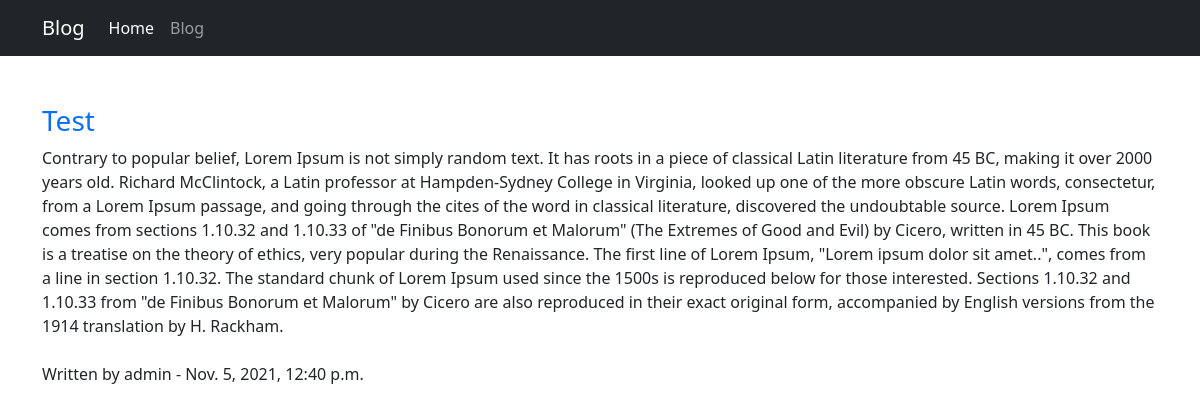
Page /blog/test on the committed database.
### blog/models.py (models this page shows, shortened)
class Post (models.Model):
    class NewManager(models.Manager):
        def get_queryset(self):
            return super().get_queryset().filter(status='published')
    options = (
        ('draft', 'Draft'),
        ('published', 'Published')
    )
    title = models.CharField(max_length=250)
    slug = models.SlugField(max_length=250, unique_for_date='publish')
    publish = models.DateTimeField(default=timezone.now)
    author = models.ForeignKey(User, on_delete=models.CASCADE, related_name='blog_posts')
    content = models.TextField()
    status = models.CharField(max_length=10, choices=options, default='draft')
    objects = models.Manager()
    newManager = NewManager()
    def get_absolute_url(self):
        return reverse('blog:post_single', args=[self.slug])
    class Meta:
        ordering = ('publish',)

### blog/views.py (the view)
# urls.py: path('<slug:post>', views.post_single, name='post_single'),
def post_single(request, post):
    post = get_object_or_404(Post, slug=post, status='published')
    return render(request, 'single.html', {
        'post': post
    })

### blog/templates/single.html
{% include 'layouts/base.html' %}
{% block content %}
    <div class="container">
        <div class="row justify-content-md-center">
            <div>
                <div>
                    <a href="{{ post.get_absolute_url }}" class="text-decoration-none font-weight-bold">
                        <h3>{{ post.title }}</h3>
                    </a>
                </div>
                <div>
                    {{ post.content|safe }}
                    <br>
                    <br>
                <div>
                <div>
                    <p class="font-weight-bold">Written by {{ post.author }} - {{ post.publish }}</p>
                </div>
            </div>
        </div>
    </div>
{% endblock  %}

### rows in the picture
Post: title "Test", content "Contrary to popular belief, Lorem Ipsum is not simply random text. It has roots in a piece of classical Latin literature from 45 BC, making it over 2000 years old. Richard McClintock, a Latin professor at Hampden-Sydney College in Virginia, looked up one of the more obscure Latin words, consectetur, from a Lorem Ipsum passage, and going through the cites of the word in classical literature, discovered the undoubtable source. Lorem Ipsum comes from sections 1.10.32 and 1.10.33 of \"de Finibus Bonorum et Malorum\" (The Extremes of Good and Evil) by Cicero, written in 45 BC. This book is a treatise on the theory of ethics, very popular during the Renaissance. The first line of Lorem Ipsum,…", author "admin", publish "Nov. 5, 2021, 12:40 p.m."
